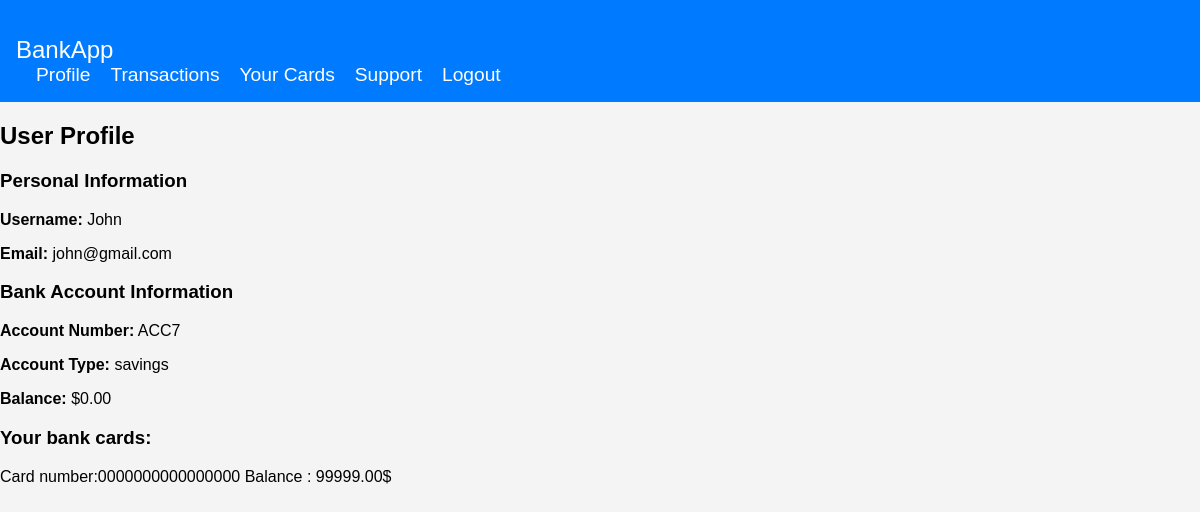
The app's page /profile (signed in) with its own data.
### main/models.py (models this page shows, shortened)
class BankAccount(models.Model):
    ACCOUNT_TYPES = [
        ('savings', 'Savings'),
        ('checking', 'Checking'),
    ]
    user = models.OneToOneField(User,on_delete=models.CASCADE)
    account_number = models.CharField(max_length=20,unique=True)
    balance = models.DecimalField(max_digits=15, decimal_places=2,default=0.0)
    account_type = models.CharField(max_length=15,choices=ACCOUNT_TYPES)
    data_created = models.DateTimeField(auto_now_add=True)

class BankCard(models.Model):
    card_number = models.CharField(max_length=16,unique=True)
    balance = models.DecimalField(max_digits=15, decimal_places=2,default=0.0)
    owner = models.ForeignKey(BankAccount, on_delete=models.CASCADE)

### main/views.py (the view)
# urls.py: path('profile',views.profile, name= 'profile-page'),
@login_required
def profile(request):
    user = request.user
    try:
        bank_account = BankAccount.objects.get(user=user)
        bank_cards = BankCard.objects.filter(owner = bank_account)
    except BankAccount.DoesNotExist:
        bank_account = None
    return render(request,'main/profile.html',{'user':user, 'bank_account':bank_account,'bank_cards':bank_cards})

### main/templates/main/profile.html (shortened to what this page needs)
{% extends "main/base_auth.html" %}
{% load static %}
{% block content %}
<div class="profile-container">
    <h2>User Profile</h2>
    <div class="user-info">
        <h3>Personal Information</h3>
        <p><strong>Username:</strong> {{ user.username }}</p>
        <p><strong>Email:</strong> {{ user.email }}</p>
    </div>
    {% if bank_account %}
    <div class="bank-info">
        <h3>Bank Account Information</h3>
        <p><strong>Account Number:</strong> {{ bank_account.account_number }}</p>
        <p><strong>Account Type:</strong> {{ bank_account.account_type }}</p>
        <p><strong>Balance:</strong> ${{ bank_account.balance }}</p>
    </div>
    {% else %}
    <p>No bank account found for this user.</p>
    {% endif %}
    {% if bank_cards %}
    <h3>Your bank cards:</h3>
    {% for card in bank_cards %}
    <p>Card number:{{card.card_number}}  Balance : {{card.balance}}$</p>
    {% endfor %}
    {% else %}
    <p>No Bank card was found</p>
    {% endif %}
</div>
{% endblock %}

### main/static/css/style_auth.css (style rules this page uses)
body { font-family: Arial, sans-serif; background-color: #f4f4f4; margin: 0; padding: 0; }

### records on screen
BankAccount: account_number "ACC7", account_type "savings", balance "0.00"
BankCard: card_number "0000000000000000", balance "99999.00"

### other values on screen
{{ user.username }} "John"
{{ user.email }} "john@gmail.com"
